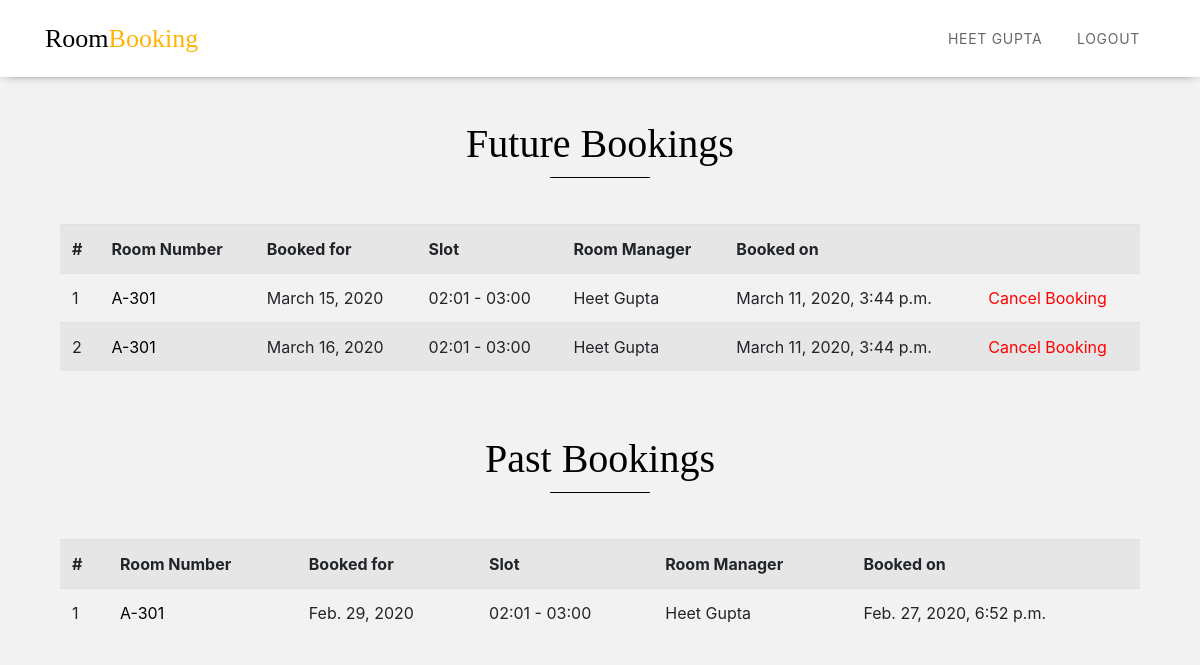
The app's page /bookings/ (signed in) with its own data.
### accounts/models.py (models this page shows, shortened)
class User(PermissionsMixin,AbstractBaseUser):
    email = models.EmailField(
        verbose_name='email address',
        max_length=255,
        unique=True,
    )
    name = models.CharField(max_length=250)
    customer = models.BooleanField(default=True)
    manager = models.BooleanField(default=False)
    signup_time = models.DateTimeField(auto_now_add=True,blank=True,null=True)
    is_active = models.BooleanField(default=True)
    is_staff = models.BooleanField(default=False) # a admin user; non super-user
    is_admin = models.BooleanField(default=False) # a superuser
    USERNAME_FIELD = 'email'
    REQUIRED_FIELDS = ['name',] # Email & Password are required by default.
    objects = UserManager()

### rooms/models.py (models this page shows, shortened)
class RoomBooked(models.Model):
    customer_booked = models.ForeignKey(Customer,on_delete=models.CASCADE,related_name="customerBooked")
    room_timeslot_booked = models.ForeignKey(TimeSlot,on_delete=models.CASCADE,related_name="timeslotBooked")
    booked_for = models.DateField()
    booked_on = models.DateTimeField(default=timezone.now)

class TimeSlot(models.Model):
    room_id = models.ForeignKey(Room,on_delete=models.CASCADE,related_name="timeslots")
    start_time = models.CharField(max_length=10,default="")
    end_time = models.CharField(max_length=10,default="")
    class Meta:
        unique_together = ('room_id','start_time','end_time')

class Room(models.Model):
    room_manager = models.ForeignKey(Manager,on_delete=models.CASCADE)
    room_number = models.CharField(max_length=30,unique=True)
    room_pic = models.ImageField(upload_to = 'room/')
    room_type = models.CharField(max_length=100,choices= Constants.ROOMTYPES,default='Single Room')
    prior_booking_days = models.IntegerField()
    price = models.IntegerField(default=1000)
    slug = models.SlugField(null=True,blank=True)

class Manager(models.Model):
    manager_id = models.ForeignKey(User,on_delete=models.CASCADE,related_name="Manager")
    contact = models.CharField(max_length=12,blank=True,null=True)
    address = models.CharField(max_length=300,blank=True,null=True)
    city = models.CharField(max_length=300,blank=True,null=True)
    profile_pic = models.ImageField(upload_to='manager/',blank=True,null=True)

### rooms/views.py (the view)
# urls.py: path('bookings/',customer_bookings,name="PreviousBookings"),
@login_required
def customer_bookings(request):
    if request.user.customer == True:
        customer_id = Customer.objects.filter(customer_id=request.user).first()
        date = datetime.now().date()
        previous_bookings = RoomBooked.objects.filter(customer_booked=customer_id).filter(booked_for__lte=date).order_by('-booked_on')
        future_bookings = RoomBooked.objects.filter(customer_booked=customer_id).filter(booked_for__gte=date).order_by('-booked_on')
        return render(request,'bookings.html',{'previous_bookings':previous_bookings,'future_bookings':future_bookings})
    return HttpResponseRedirect('/')

### rooms/templates/bookings.html (shortened to what this page needs)
{% extends "base.html" %}
{% load static %}
{% block content %}
<link rel="stylesheet" href="https://stackpath.bootstrapcdn.com/bootstrap/4.4.1/css/bootstrap.min.css">
  <div class="" style="margin-top:120px;margin-left:5vw;margin-bottom:8vh;margin-right:5vw;">
    <div class="row">
      <div class="col-md-6 mx-auto text-center mb-2 section-heading">
        <h2 class="mb-5">Future Bookings</h2>
      </div>
    </div>
    {% if future_bookings %}
        <table class="table table-striped">
          <th scope="col">#</th>
          <th scope="col">Room Number</th>
          <th scope="col">Booked for</th>
          <th scope="col">Slot</th>
          <th scope="col">Room Manager</th>
          <th scope="col">Booked on</th>
          <th scope="col"></th>
          {% for i in future_bookings %}
          <tr scope="row">
            <td>{{forloop.counter}}</td>
            <td><a style="color:black;text-decoration:none;cursor:pointer;" href="{% url 'Room_Detail' slug=i.room_timeslot_booked.room_id.slug %}">
              {{i.room_timeslot_booked.room_id.room_number}}
            </a></td>
            <td>{{i.booked_for}}</td>
            <td>{{i.room_timeslot_booked.start_time}} - {{i.room_timeslot_booked.end_time}}</td>
            <td>{{i.room_timeslot_booked.room_id.room_manager.manager_id.name}}</td>
            <td>{{i.booked_on}}</td>
            <td><a type="button" style="color:red;text-decoration:none;cursor:pointer;" data-toggle="modal" data-target="#cancelbooking{{forloop.counter}}">
              Cancel Booking
            </a></td>
          </tr>
          {% endfor %}
        </table>
    {% else %}
    <div align="center">
        <p style="font-weight:bold;font-size:1.1em;">No bookings to show.</p>
    </div>
    {% endif %}
      <div class="row">
        <div class="col-md-6 mx-auto text-center mb-2 section-heading">
          <h2 class="mb-5 mt-5">Past Bookings</h2>
        </div>
      </div>
      {% if previous_bookings %}
          <table class="table table-striped">
            <th scope="col">#</th>
            <th scope="col">Room Number</th>
            <th scope="col">Booked for</th>
            <th scope="col">Slot</th>
            <th scope="col">Room Manager </th>
            <th scope="col">Booked on</th>
            {% for i in previous_bookings %}
              <tr scope="row">
                <td>{{forloop.counter}}</td>
                <td><a style="color:black;text-decoration:none;cursor:pointer;" href="{% url 'Room_Detail' slug=i.room_timeslot_booked.room_id.slug %}">
                  {{i.room_timeslot_booked.room_id.room_number}}
                </a></td>
                <td>{{i.booked_for}}</td>
                <td>{{i.room_timeslot_booked.start_time}} - {{i.room_timeslot_booked.end_time}}</td>
                <td>{{i.room_timeslot_booked.room_id.room_manager.manager_id.name}}</td>
                <td>{{i.booked_on}}</td>
              </tr>
            {% endfor %}
          </table>
      {% else %}
      <div align="center">
          <p style="font-weight:bold;font-size:1.1em;">No bookings to show.</p>
      </div>
      {% endif %}
  </div>
{% endblock %}

### rooms/templates/base.html (shortened to what this page needs)
<!DOCTYPE html>
{% load static %}
<html lang="en">
  <head>
    <link rel="stylesheet" href="{% static 'fonts/icomoon/style.css' %}">
    <link rel="stylesheet" href="{% static 'css/bootstrap.min.css' %}">
    <link rel="stylesheet" href="{% static 'css/magnific-popup.css' %}">
    <link rel="stylesheet" href="{% static 'css/jquery-ui.css' %}">
    <link rel="stylesheet" href="{% static 'css/owl.carousel.min.css' %}">
    <link rel="stylesheet" href="{% static 'css/owl.theme.default.min.css' %}">
    <link rel="stylesheet" href="{% static 'css/bootstrap-datepicker.css' %}">
    <link rel="stylesheet" href="{% static 'css/animate.css' %}">
    <link rel="stylesheet" href="https://cdn.jsdelivr.net/npm/mediaelement@4.2.7/build/mediaelementplayer.min.css">
    <link rel="stylesheet" href="{% static 'fonts/flaticon/font/flaticon.css' %}">
    <link rel="stylesheet" href="{% static 'css/aos.css' %}">
    <link rel="stylesheet" href="{% static 'css/style.css' %}">
  </head>
  <body>
  <div class="site-wrap">
    <div class="site-navbar-wrap js-site-navbar bg-white" style="position:fixed;top:0px;padding:4px;">
      <div class="container">
        <div class="site-navbar bg-white">
          <div class="py-1">
            <div class="row align-items-center">
              <div class="col-2">
                <h2 class="mb-0 site-logo"><a href="{% url 'homepage' %}" style="display:flex;color:black;">Room <span style="color:#ffb307;" >Booking</span> </a></h2>
              </div>
              <div class="col-10">
                <nav class="site-navigation text-right" role="navigation">
                  <div class="container">
                    <ul class="site-menu js-clone-nav d-none d-lg-block">
                      {% if user.is_authenticated %}
                        <li><a href="{% url 'ProfilePage' %}">{{user.name}}</a></li>
                        <li><a href="{% url 'logoutpage' %}">Logout</a></li>
                      {% else %}
                        <li><a href="{% url 'loginpage' %}">LogIn/SignUp</a></li>
                      {% endif %}
                    </ul>
                  </div>
                </nav>
              </div>
            </div>
          </div>
        </div>
      </div>
    </div>
  </div>
  <div class="">
    {% block content %}
    {% endblock %}
  </div>
  </body>
</html>

### static/css/style.css (style rules this page uses)
body { line-height: 1.7; color: rgba(0, 0, 0, 0.5); font-weight: 400; font-size: 1rem; font-family: "Work Sans", -apple-system, BlinkMacSystemFont, "Segoe UI", Roboto, "Helvetica Neue", Arial, sans-serif, "Apple Color Emoji", "Segoe UI Emoji", "Segoe UI Symbol", "Noto Color Emoji"; }
h1, h2, h3, h4, h5, .h1, .h2, .h3, .h4, .h5 { color: #000; }
a { -webkit-transition: .3s all ease; -o-transition: .3s all ease; transition: .3s all ease; }
.site-wrap:before { -webkit-transition: .3s all ease-in-out; -o-transition: .3s all ease-in-out; transition: .3s all ease-in-out; background: rgba(0, 0, 0, 0.6); content: ""; position: absolute; z-index: 2000; top: 0; left: 0; right: 0; bottom: 0; opacity: 0; visibility: hidden; }
.site-navbar-top, .site-navbar { border-bottom: 1px solid rgba(0, 0, 0, 0.1); }
.site-navbar { margin-bottom: 0px; width: 100%; border-bottom: none; background: transparent !important; }
.site-navbar .site-logo { font-weight: 200; font-family: "Playfair Display"; }
.site-navbar .site-logo a { font-weight: 200; font-size: 26px; }
.site-navbar .site-navigation .site-menu { margin-bottom: 0; }
.site-navbar .site-navigation .site-menu a { text-decoration: none !important; display: inline-block; }
.site-navbar .site-navigation .site-menu > li { display: inline-block; padding: 10px 5px; }
.site-navbar .site-navigation .site-menu > li > a { padding: 10px 10px; text-transform: uppercase; letter-spacing: .05em; color: rgba(0, 0, 0, 0.6); font-size: 14px !important; text-decoration: none !important; }
.site-navbar .site-navigation .site-menu > li:last-child { padding-right: 0; }
.site-navbar .site-navigation .site-menu > li:last-child > a { padding-right: 0; }
.site-navbar-wrap { background: transparent !important; position: fixed; z-index: 99; width: 100%; padding: 20px 0; margin-bottom: 113px; left: 0; -webkit-transition: .3s all ease; -o-transition: .3s all ease; transition: .3s all ease; }
.site-navbar-wrap .site-navbar .site-logo a { color: #fff; }
.site-navbar-wrap .site-navbar .site-navigation .site-menu > li > a { color: rgba(255, 255, 255, 0.6); font-size: 15px; }
.site-mobile-menu .site-nav-wrap { padding: 0; margin: 0; list-style: none; position: relative; }
.site-mobile-menu .site-nav-wrap a { padding: 10px 20px; display: block; position: relative; color: #212529; }
.site-mobile-menu .site-nav-wrap li { position: relative; display: block; }
.site-mobile-menu .site-nav-wrap > li { display: block; position: relative; float: left; width: 100%; }
.site-mobile-menu .site-nav-wrap > li > a { padding-left: 20px; font-size: 20px; }
.section-heading h2 { position: relative; display: inline-block; font-family: "Playfair Display"; font-size: 40px; }
.section-heading h2:before, .section-heading h2:after { content: ""; position: absolute; bottom: 0; height: 1px; background: #000; left: 0; -webkit-transform: translateX(-50%); -ms-transform: translateX(-50%); transform: translateX(-50%); }
.section-heading h2:before { width: 100px; bottom: -10px; left: 50%; }

### rooms/templates/base.html (style rules this page uses)
.site-menu li a { color:rgba(0,0,0,0.6) !important; }

### rooms/templates/bookings.html (style rules this page uses)
body { overflow-x:hidden; background-color:#F2F2F2; }
.site-navbar-wrap, .site-navbar { background-color:white !important; }
.site-navbar-wrap { box-shadow:0px 1px 10px -5px; }

### records on screen
User: name "HEET GUPTA"
RoomBooked: room_timeslot_booked.room_id.room_number "A-301", booked_for "March 15, 2020", room_timeslot_booked.start_time "02:01", room_timeslot_booked.end_time "03:00", room_timeslot_booked.room_id.room_manager.manager_id.name "Heet Gupta", booked_on "March 11, 2020, 3:44 p.m."
RoomBooked: room_timeslot_booked.room_id.room_number "A-301", booked_for "March 16, 2020", room_timeslot_booked.start_time "02:01", room_timeslot_booked.end_time "03:00", room_timeslot_booked.room_id.room_manager.manager_id.name "Heet Gupta", booked_on "March 11, 2020, 3:44 p.m."
RoomBooked: room_timeslot_booked.room_id.room_number "A-301", booked_for "Feb. 29, 2020", room_timeslot_booked.start_time "02:01", room_timeslot_booked.end_time "03:00", room_timeslot_booked.room_id.room_manager.manager_id.name "Heet Gupta", booked_on "Feb. 27, 2020, 6:52 p.m."
